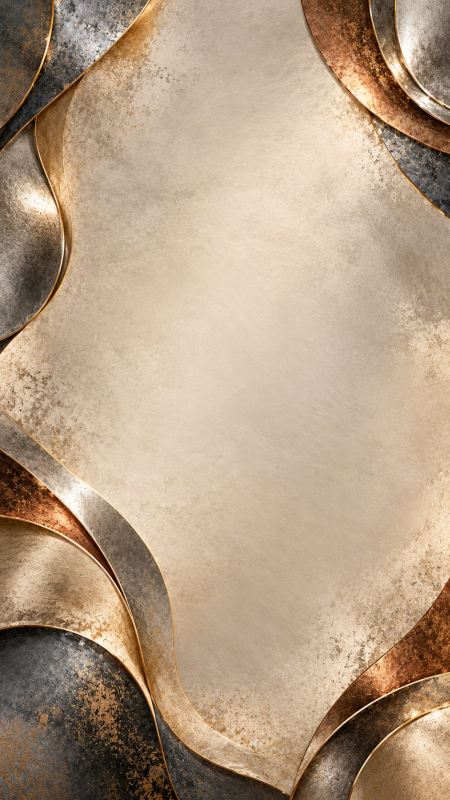
#> input picture anchor/mobile/src/assets/share-environments/alloy.jpg, 900 x 1600 px, given in place of 1-163920.png, which was not available (shown at 1/2 size)
$ python compose-mockup-evidence.py
#> lines starting #> are read from the running program, lines starting #| are printed output that depends on the picture; pictures that were not available may be replaced by others from this repository, and a replacement may not be noted
from pathlib import Path
from PIL import Image, ImageDraw, ImageFont

root = Path(__file__).parent
reference = Image.open('E:/Projects/Anchor/.codex-remote-attachments/01a12721-8378-7e73-b66d-0c5e5501d684/2b092cbb-e30d-4773-8d35-f77e02ab9a85/1-163920.png')
#> reference is the input picture: PIL image 900x1600 RGB; mean R, G, B 180, 156.7, 132.4
font = ImageFont.truetype('C:/Windows/Fonts/arial.ttf', 20)

def panel(images, labels, name, columns=2, width=472):
    resized = [image.resize((width, round(image.height * width / image.width))) for image in images]
    height = max(image.height for image in resized) + 46
    canvas = Image.new('RGB', (columns * (width + 24) + 24, ((len(images) + columns - 1) // columns) * height + 24), '#18212A')
    draw = ImageDraw.Draw(canvas)
    for index, (image, label) in enumerate(zip(resized, labels)):
        x, y = 24 + index % columns * (width + 24), 24 + index // columns * height
        draw.text((x, y), label, font=font, fill='#F6EFE2')
        canvas.paste(image, (x, y + 30))
    canvas.save(root / name)

# Crops only; no retouching, generated replacement content, or photo substitution.
home = Image.open(root / 'phone-home-final.png').crop((75, 1250, 1365, 2266))
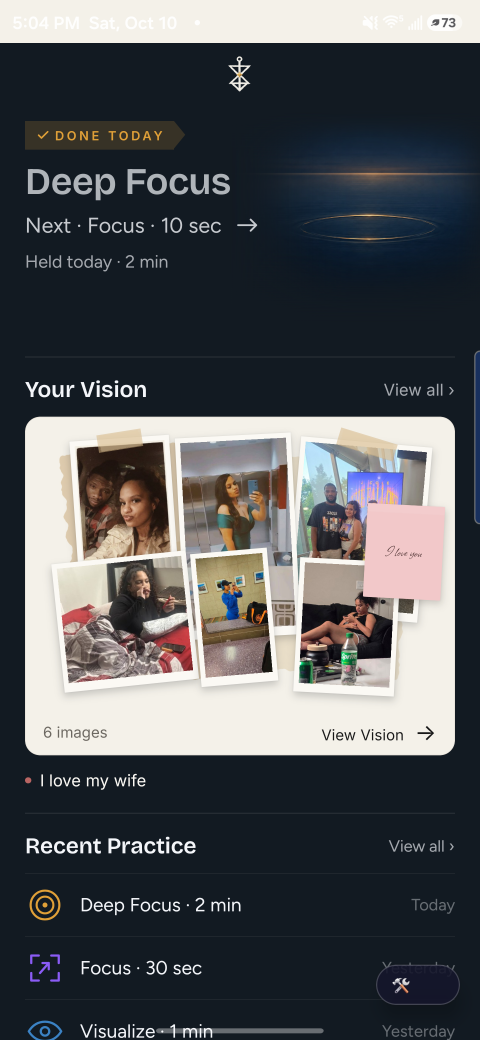
#> input picture anchor/mobile/docs/qa/vision-pass4-20261010/phone-home-final.png, 1440 x 3120 px (shown at 1/3 size)
panel([reference.crop((15, 341, 488, 690)), home], ['Provided Home mockup', 'Samsung: real saved Vision'], 'mockup-vs-phone-home.png')
#> after the loop in panel, `for index, (image, label) in enumerate(zip(resized, labels)):`:
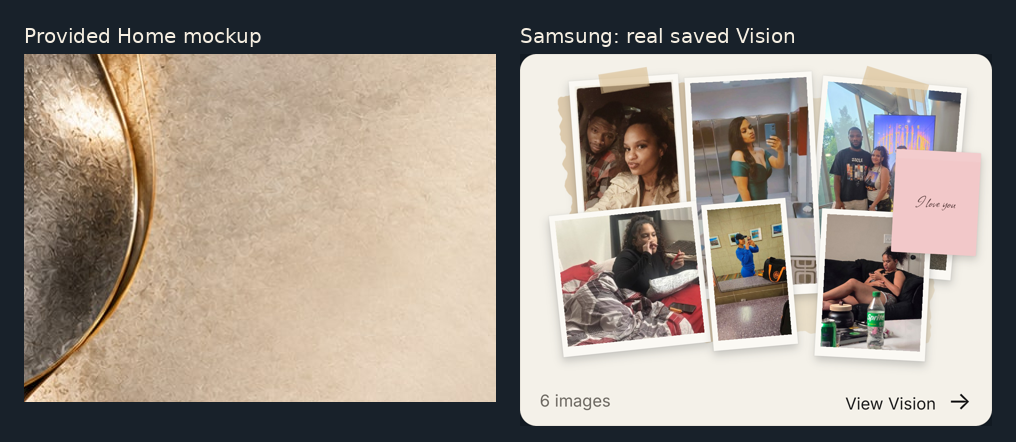
#> canvas: PIL image 1016x442 RGB; mean R, G, B 152.1, 142.5, 132.9
details = Image.open(root / 'phone-details-final.png').crop((75, 1134, 1365, 2072))
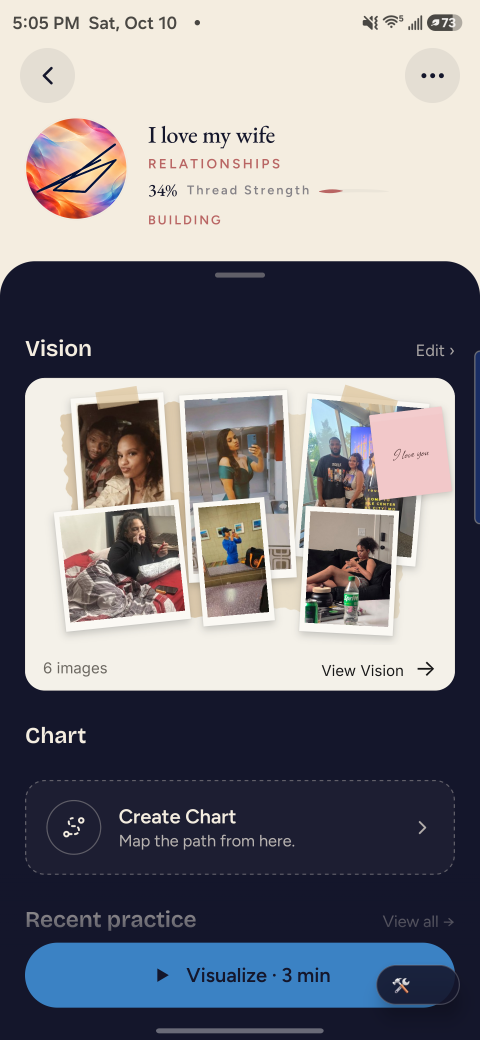
#> input picture anchor/mobile/docs/qa/vision-pass4-20261010/phone-details-final.png, 1440 x 3120 px (shown at 1/3 size)
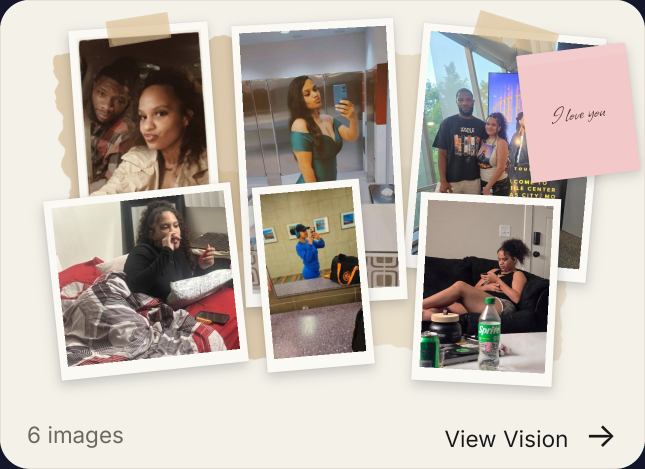
#> details: PIL image 1290x938 RGBA (shown at 1/2 size); mean R, G, B, A 190.3, 180.8, 172.7, 255
panel([reference.crop((555, 350, 968, 711)), details], ['Provided Details mockup', 'Samsung: real saved Vision'], 'mockup-vs-phone-details.png')
#> call 2 of panel, with name = 'mockup-vs-phone-details.png', columns = 2, width = 472
#> in panel (call 2), `resized = [image.resize((width, round(image.height * width / image.wid..`: resized = 2 items
#> in panel (call 2), `height = max(image.height for image in resized) + 46`: height = 459
#> in panel (call 2), `canvas = Image.new('RGB', (columns * (width + 24) + 24, ((len(images) ..`:
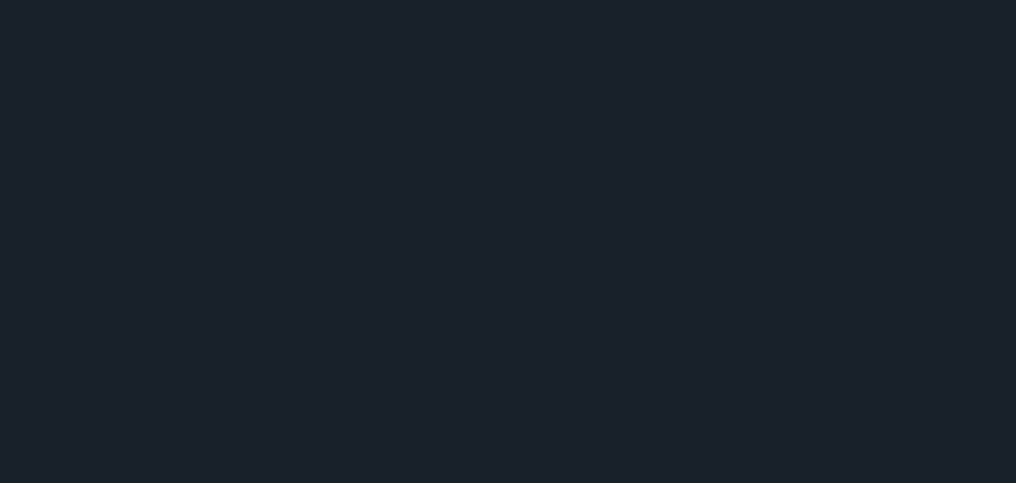
#> canvas: PIL image 1016x483 RGB; mean R, G, B 24, 33, 42
#> the loop in panel (call 2), `for index, (image, label) in enumerate(zip(resized, labels)):` made 2 passes
#> (label, x, y) on passes 1 to 2: ('Provided Details mockup', 24, 24), ('Samsung: real saved Vision', 520, 24)
#> after the loop in panel (call 2), `for index, (image, label) in enumerate(zip(resized, labels)):`:
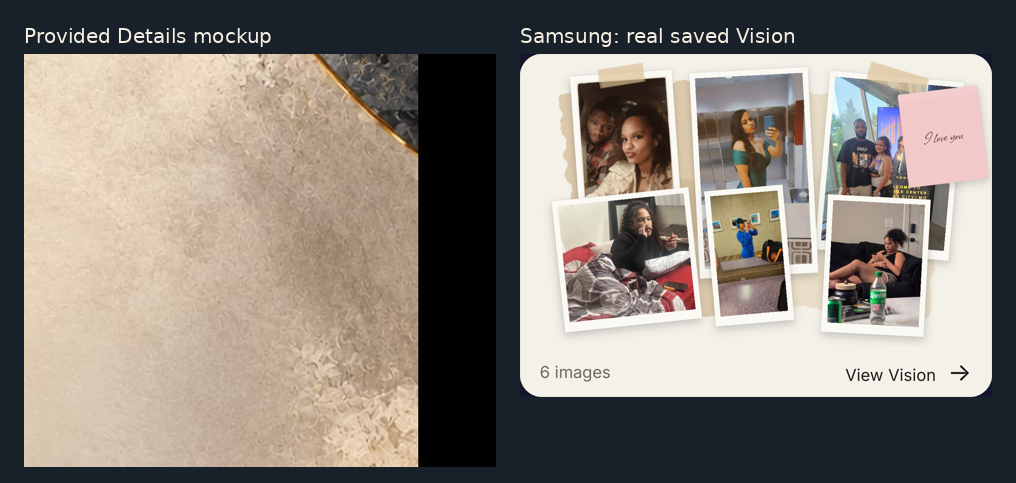
#> canvas: PIL image 1016x483 RGB; mean R, G, B 136.9, 129.5, 121.9
names = [f'mockup-{variant}-{count}.png' for variant in ['home', 'details'] for count in [1, 3, 8]]
names += ['mockup-home-6-mixed-notes.png', 'mockup-details-6-mixed-notes.png']
panel([Image.open(root / name) for name in names], [name.removeprefix('mockup-').removesuffix('.png') for name in names], 'mockup-count-matrix.png', columns=4, width=260)
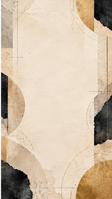
#> input picture anchor/mobile/src/assets/share-vision/vision_editorial_thumb.png, 112 x 199 px, given in place of mockup-home-1.png, which was not available
#> (the run stopped early here; a loop or call above may not have finished)
